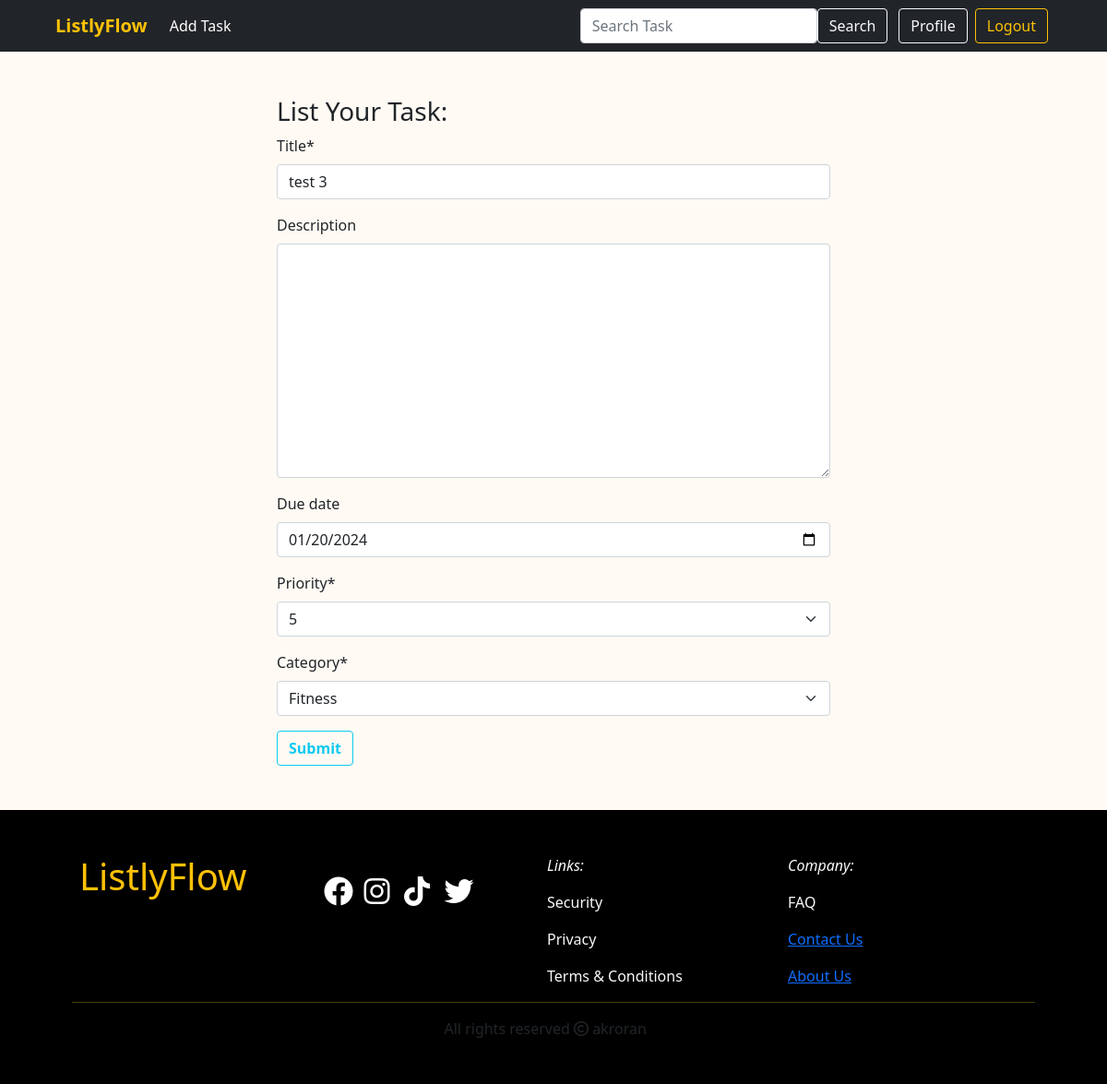
Screenshot of /task/edit/8 (signed in) with the database file from the repository.
### task/models.py (models this page shows, shortened)
class Task(models.Model):
    title = models.CharField(max_length=250)
    description = models.TextField(blank=True, null=True)
    status = models.BooleanField(default=False)
    due_date = models.DateField(null=True, blank=True)
    priority = models.IntegerField(default=1, choices = [(0,'0'),(1,'1'),(2,'2'),(3,'3'),(4,'4'),(5,'5'),(6,'6'),(7,'7'),(8,'8')])
    category = models.ForeignKey(Category, on_delete=models.CASCADE,related_name='tasks')
    user = models.ForeignKey(User, on_delete=models.CASCADE, related_name='tasks')

### task/views.py (the view)
# urls.py: path('edit/<int:id>', views.EditTaskView.as_view(), name='edit-task'),
@method_decorator(login_required, name='dispatch')
class EditTaskView(UpdateView):
    model = models.Task
    form_class = forms.TaskForm
    template_name = 'task.html'
    pk_url_kwarg = 'id'
    success_url = reverse_lazy('home')

### task/forms.py
class TaskForm(forms.ModelForm):
    class Meta:
        model = models.Task
        fields = ['title', 'description', 'due_date', 'priority', 'category']
        widgets = {
            'due_date': forms.DateInput(attrs={'type': 'date'})
        }

### task/models.py (called while the page is built)
    def __str__(self):
        return self.name

### task/templates/task.html (shortened to what this page needs)
{% extends "base.html" %}
{% block content %}
    {% load crispy_forms_tags %}
    <form action="" class="w-50 m-auto my-5" method="POST">
        <h3>List Your Task:</h3>
        {{form | crispy}}
        <button class="btn btn-outline-info fw-bold"> Submit </button>
    </form>
{% endblock content %}

### rows the page displays
Task: title "test 3", due_date "01/20/2024", priority "5", category "Fitness"
